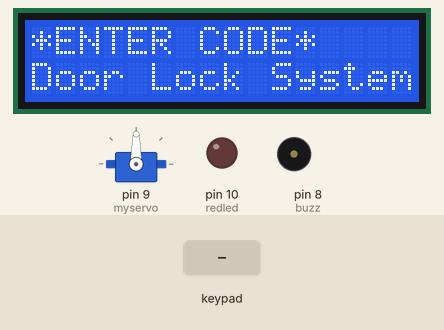
Recording of a sketch running on a simulated Arduino Uno, built with avr-gcc and run on an emulated ATmega328P. On the bench: servo, 16×2 character LCD, output pins drawn as LEDs (lit = HIGH), buzzer (waves = sounding). The inputs (shaded band) are chosen by the test bench. Pins used as bus, display or sensor lines are not drawn.

Above: at 1.2 s.
1.3 s: keypad keys 1 2 3 4 pressed 0.4 s apart
At 3.8 s:
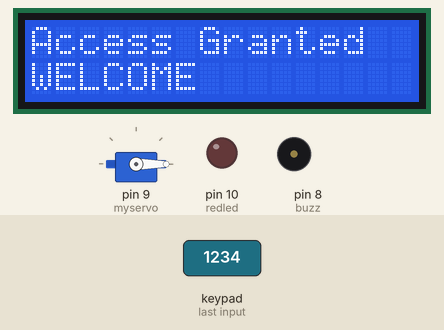
4.4 s: key '2' pressed
At 7.3 s:
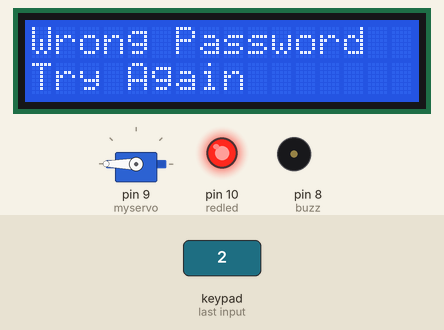
7.4 s: key '1' pressed
At 9.8 s:
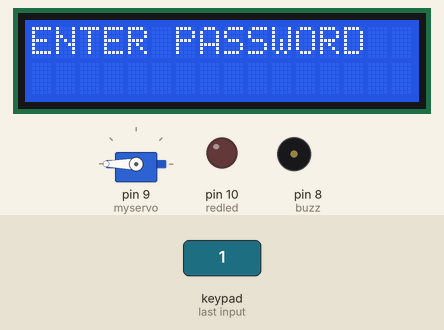
10.3 s: key '3' pressed
At 13.1 s:
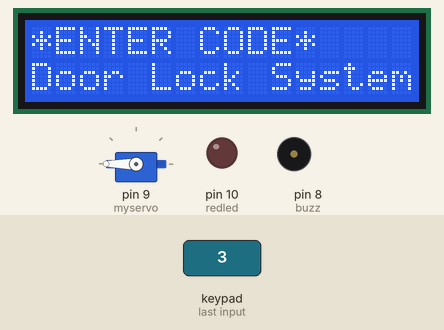
13.3 s: keypad keys 1 2 3 4 # pressed 0.4 s apart
At 14.37 s:
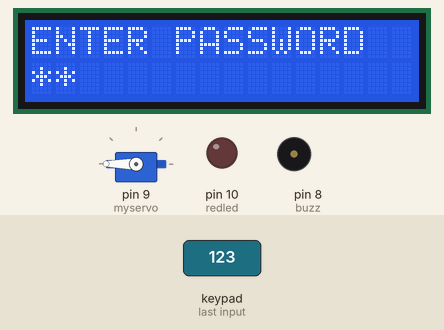
16.8 s: keypad keys 1 2 3 4 * pressed 0.4 s apart
At 21.12 s:
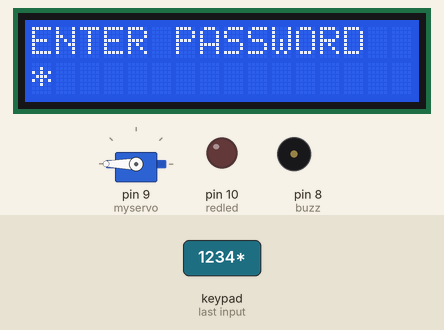
Timing chart, 0 to 22.8 s (numbered marks = the images above; inputs shaded):
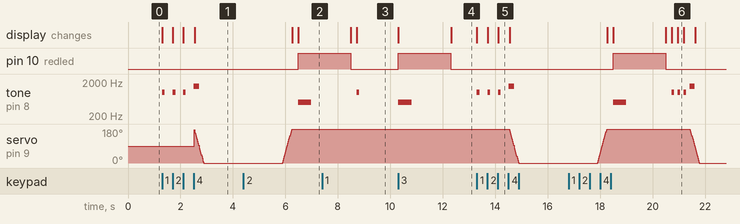

The sketch:

04_Password-Based-Door-Lock-System.ino
```cpp
// Advanced Arduino Project
// Episode 4: Password-Based Door Lock System

#include <Keypad.h>
#include <LiquidCrystal.h>
#include <Servo.h>

// ---------------- SERVO ----------------
Servo myservo;
int pos = 0;

// ---------------- LCD ----------------
// RS, E, D4, D5, D6, D7
LiquidCrystal lcd(12, 11, 5, 4, 3, 2);

// ---------------- KEYPAD ----------------
const byte rows = 4;
const byte cols = 3;

char keys[rows][cols] = {
  {'1','2','3'},
  {'4','5','6'},
  {'7','8','9'},
  {'*','0','#'}
};

// Avoid pin 1 (TX)
byte rowPins[rows] = {6, 7, 8, 9};
byte colPins[cols] = {A0, A1, A2};

Keypad keypad = Keypad(makeKeymap(keys), rowPins, colPins, rows, cols);

// ---------------- PASSWORD ----------------
const char password[] = "1234";
int currentposition = 0;

// ---------------- OUTPUTS ----------------
#define redled 10
#define greenled 11
#define buzz 8

int invalidcount = 0;

// ---------------- SETUP ----------------
void setup()
{
  Serial.begin(9600);

  pinMode(redled, OUTPUT);
  pinMode(greenled, OUTPUT);
  pinMode(buzz, OUTPUT);

  myservo.attach(9);

  lcd.begin(16, 2);

  displayscreen();
}

// ---------------- LOOP ----------------
void loop()
{
  char key = keypad.getKey();

  if (key != NO_KEY)
  {
    lcd.clear();
    lcd.setCursor(0, 0);
    lcd.print("ENTER PASSWORD");

    lcd.setCursor(0, 1);

    // Show stars
    for (int i = 0; i < currentposition; i++)
    {
      lcd.print("*");
    }

    // Check password
    if (key == password[currentposition])
    {
      tone(buzz, 1000, 100);   // short beep
      currentposition++;

      if (currentposition == 4)
      {
        unlockdoor();
        currentposition = 0;
      }
    }
    else
    {
      invalidcount++;
      incorrect();
      currentposition = 0;
    }

    delay(200);
  }
}

// ---------------- UNLOCK DOOR ----------------
void unlockdoor()
{
  lcd.clear();
  lcd.setCursor(0, 0);
  lcd.print("Access Granted");
  lcd.setCursor(0, 1);
  lcd.print("WELCOME");

  digitalWrite(greenled, HIGH);
  tone(buzz, 1500, 200);

  // Servo open
  for (pos = 180; pos >= 0; pos -= 5)
  {
    myservo.write(pos);
    delay(10);
  }

  delay(3000);

  // Servo close
  for (pos = 0; pos <= 180; pos += 5)
  {
    myservo.write(pos);
    delay(10);
  }

  digitalWrite(greenled, LOW);

  lcd.clear();
  displayscreen();
}

// ---------------- WRONG PASSWORD ----------------
void incorrect()
{
  lcd.clear();
  lcd.setCursor(0, 0);
  lcd.print("Wrong Password");
  lcd.setCursor(0, 1);
  lcd.print("Try Again");

  digitalWrite(redled, HIGH);
  tone(buzz, 500, 500);

  delay(2000);

  digitalWrite(redled, LOW);

  // Security lock after multiple attempts
  if (invalidcount >= 5)
  {
    lcd.clear();
    lcd.print("SYSTEM LOCKED");
    lcd.setCursor(0, 1);
    lcd.print("Wait 10 sec");

    tone(buzz, 2000);

    delay(10000);

    noTone(buzz);
    invalidcount = 0;
  }

  lcd.clear();
  displayscreen();
}

// ---------------- DISPLAY SCREEN ----------------
void displayscreen()
{
  lcd.setCursor(0, 0);
  lcd.print("*ENTER CODE*");
  lcd.setCursor(0, 1);
  lcd.print("Door Lock System");
}
```

Measured:
- after the input at 1.3 s, tone on pin 8 (buzz): plays 1000 Hz for 0.10 s, 1000 Hz for 0.10 s, 1000 Hz for 0.10 s, 1500 Hz for 0.20 s, starting at once; the display: first changes at once (image 1 shows a later state)
- after the input at 4.4 s, pin 10 (redled): LOW → HIGH after 2.1 s; tone on pin 8 (buzz): silent → 500 Hz after 2.1 s, → silent 0.50 s later; the display: first differs from a run without the input after 2.1 s (image 2)
- after the input at 7.4 s, tone on pin 8 (buzz): silent → 1000 Hz after 1.3 s, → silent 0.10 s later; the display: first differs from a run without the input after 1.3 s (image 3)
- after the input at 10.3 s, pin 10 (redled): LOW → HIGH at once, → LOW 2.0 s later; tone on pin 8 (buzz): silent → 500 Hz at once, → silent 0.50 s later; the display: first changes at once (image 4 shows a later state)
- after the input at 13.3 s, tone on pin 8 (buzz): plays 1000 Hz for 0.10 s, 1000 Hz for 0.10 s, 1000 Hz for 0.10 s, 1500 Hz for 0.20 s, starting at once; servo on pin 9 (myservo): moves from 180° to 0° over 0.36 s, starting after 1.2 s; the display: first changes at once (image 5 shows a later state)
- after the input at 16.8 s, the display: first differs from a run without the input after 3.9 s (image 6 shows a later state)
